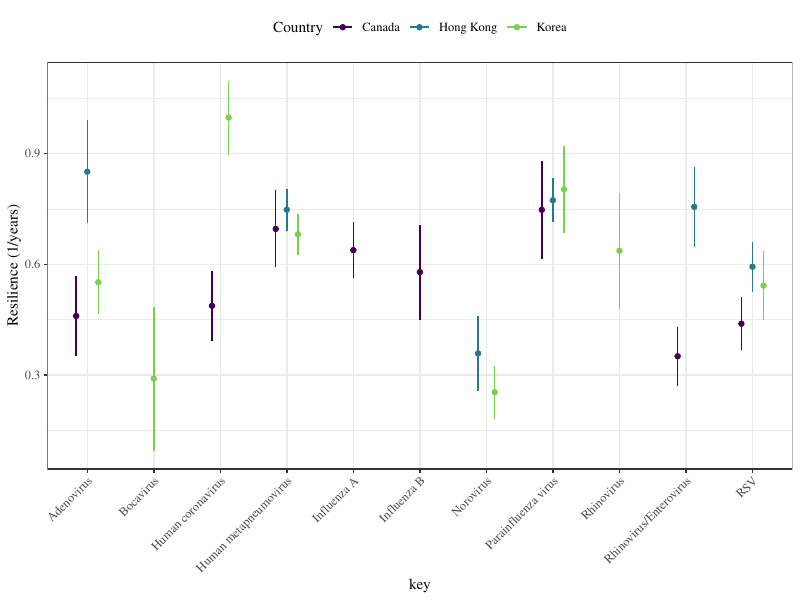

The script that saved this image:
library(tidyr)
library(dplyr)
library(ggplot2); theme_set(theme_bw(base_family = "Times"))
library(egg)
load("../analysis_takens_acf_2d/analysis_korea_takens_acf_2d.rda")
load("../analysis_takens_acf_2d/analysis_hongkong_takens_acf_2d.rda")
load("../analysis_takens_acf_2d/analysis_hongkong_piv_takens_acf_2d.rda")
load("../analysis_takens_acf_2d/analysis_hongkong_noro_takens_acf_2d.rda")
load("../analysis_takens_acf_2d/analysis_canada_takens_acf_2d.rda")

summ_korea_takens_acf_2d <- analysis_korea_takens_acf_2d %>%
  group_by(key) %>%
  summarise(
    resilience=resilience[1],
    resilience_lwr=resilience_lwr[1],
    resilience_upr=resilience_upr[1]
  ) %>%
  mutate(
    country="Korea"
  )

summ_hongkong_takens_acf_2d <- analysis_hongkong_takens_acf_2d %>%
  group_by(key) %>%
  summarise(
    resilience=resilience[1],
    resilience_lwr=resilience_lwr[1],
    resilience_upr=resilience_upr[1]
  ) %>%
  mutate(
    country="Hong Kong",
    key=factor(key,
               levels=c("adeno", "hmpv", "rsv", "rvev"),
               labels=c("Adenovirus", "Human metapneumovirus",
                        "RSV", "Rhinovirus/Enterovirus"))
  )

summ_hongkong_piv_takens_acf_2d <- analysis_hongkong_piv_takens_acf_2d %>%
  group_by(key) %>%
  summarise(
    resilience=resilience[1],
    resilience_lwr=resilience_lwr[1],
    resilience_upr=resilience_upr[1]
  ) %>%
  mutate(
    country="Hong Kong",
    key="Parainfluenza virus"
  )

summ_hongkong_noro_takens_acf_2d <- analysis_hongkong_noro_takens_acf_2d %>%
  group_by(key) %>%
  summarise(
    resilience=resilience[1],
    resilience_lwr=resilience_lwr[1],
    resilience_upr=resilience_upr[1]
  ) %>%
  mutate(
    country="Hong Kong"
  )

summ_canada_takens_acf_2d <- analysis_canada_takens_acf_2d %>%
  group_by(key) %>%
  summarise(
    resilience=resilience[1],
    resilience_lwr=resilience_lwr[1],
    resilience_upr=resilience_upr[1]
  ) %>%
  mutate(
    country="Canada",
    key=factor(key,
               levels=c("AdV", "CoV", "Flu A", "Flu B", "HMPV", "PIV", "RSV", "RV/EV"),
               labels=c("Adenovirus", "Human coronavirus", "Influenza A", "Influenza B",
                        "Human metapneumovirus",
                        "Parainfluenza virus",
                        "RSV", "Rhinovirus/Enterovirus"))
  )

summ_resilience_acf_2d <-
  bind_rows(
    summ_korea_takens_acf_2d,
    summ_hongkong_takens_acf_2d,
    summ_hongkong_piv_takens_acf_2d,
    summ_hongkong_noro_takens_acf_2d,
    summ_canada_takens_acf_2d
  )

g1 <- ggplot(summ_resilience_acf_2d) +
  geom_point(aes(key, -resilience, col=country),
             position=position_dodge(width=0.5)) +
  geom_errorbar(aes(key, ymin=-resilience_lwr, ymax=-resilience_upr, col=country), width=0,
                position=position_dodge(width=0.5)) +
  scale_color_viridis_d("Country", end=0.8) +
  scale_y_continuous("Resilience (1/years)") +
  theme(
    axis.text.x = element_text(angle=45, hjust=1),
    strip.background = element_blank(),
    legend.position = "top"
  )

ggsave("figure_takens_acf_2d.pdf", g1, width=8, height=6)

analysis_all <- bind_rows(
  analysis_korea_takens_acf_2d %>%
    mutate(country="Korea"),
  analysis_hongkong_takens_acf_2d  %>%
    mutate(
      country="Hong Kong",
      key=factor(key,
                 levels=c("adeno", "hmpv", "rsv", "rvev"),
                 labels=c("Adenovirus", "Human metapneumovirus",
                          "RSV", "Rhinovirus/Enterovirus"))
    ),
  analysis_hongkong_piv_takens_acf_2d %>%
    mutate(
      country="Hong Kong",
      key="Parainfluenza virus"
    ),
  analysis_hongkong_noro_takens_acf_2d %>%
    mutate(
      country="Hong Kong"
    ),
  analysis_canada_takens_acf_2d %>%
    mutate(
      country="Canada",
      key=factor(key,
                 levels=c("AdV", "CoV", "Flu A", "Flu B", "HMPV", "PIV", "RSV", "RV/EV"),
                 labels=c("Adenovirus", "Human coronavirus", "Influenza A", "Influenza B",
                          "Human metapneumovirus",
                          "Parainfluenza virus",
                          "RSV", "Rhinovirus/Enterovirus"))
    )
)

g2 <- ggplot(analysis_all) +
  geom_line(aes(year+week/52, dist_takens)) +
  scale_x_continuous("Year") +
  scale_y_log10("Distance from attractor") +
  facet_grid(country~key)

ggsave("figure_takens_acf_2d_dist.pdf", width=12, height=6)
